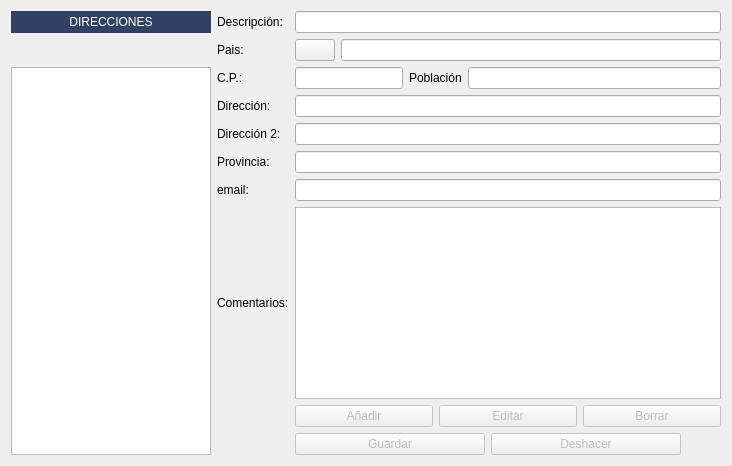
         <widget class="QWidget" name="tab_direcciones">
          <property name="styleSheet">
           <string notr="true"/>
          </property>
          <attribute name="title">
           <string>Direcciones alternativas</string>
          </attribute>
          <layout class="QGridLayout" name="gridLayout">
           <item row="3" column="1">
            <widget class="QLabel" name="label_27">
             <property name="text">
              <string>Dirección:</string>
             </property>
            </widget>
           </item>
           <item row="0" column="1">
            <widget class="QLabel" name="label_6">
             <property name="text">
              <string>Descripción:</string>
             </property>
            </widget>
           </item>
           <item row="0" column="0">
            <widget class="QLabel" name="label_7">
             <property name="maximumSize">
              <size>
               <width>16777215</width>
               <height>27</height>
              </size>
             </property>
             <property name="styleSheet">
              <string notr="true">background: #304163;
color: rgb(255,255,255);</string>
             </property>
             <property name="text">
              <string>DIRECCIONES</string>
             </property>
             <property name="alignment">
              <set>Qt::AlignmentFlag::AlignCenter</set>
             </property>
            </widget>
           </item>
           <item row="5" column="1">
            <widget class="QLabel" name="lblProvinciaAlternativa">
             <property name="text">
              <string>Provincia:</string>
             </property>
            </widget>
           </item>
           <item row="2" column="1">
            <widget class="QLabel" name="label_29">
             <property name="text">
              <string>C.P.:</string>
             </property>
            </widget>
           </item>
           <item row="4" column="1">
            <widget class="QLabel" name="label_28">
             <property name="text">
              <string>Dirección 2:</string>
             </property>
            </widget>
           </item>
           <item row="2" column="0" rowspan="8">
            <widget class="QListView" name="lista_direccionesAlternativas">
             <property name="maximumSize">
              <size>
               <width>200</width>
               <height>16777215</height>
              </size>
             </property>
             <property name="alternatingRowColors">
              <bool>true</bool>
             </property>
             <property name="selectionBehavior">
              <enum>QAbstractItemView::SelectionBehavior::SelectRows</enum>
             </property>
             <property name="viewMode">
              <enum>QListView::ViewMode::ListMode</enum>
             </property>
             <property name="modelColumn">
              <number>0</number>
             </property>
            </widget>
           </item>
           <item row="7" column="1">
            <widget class="QLabel" name="label_86">
             <property name="text">
              <string>Comentarios:</string>
             </property>
            </widget>
           </item>
           <item row="6" column="1">
            <widget class="QLabel" name="label_64">
             <property name="text">
              <string>email:</string>
             </property>
            </widget>
           </item>
           <item row="3" column="2" colspan="2">
            <widget class="QLineEdit" name="direccion_alternativa1"/>
           </item>
           <item row="4" column="2" colspan="2">
            <widget class="QLineEdit" name="direccion_alternativa2"/>
           </item>
           <item row="1" column="1">
            <widget class="QLabel" name="label_31">
             <property name="text">
              <string>Pais:</string>
             </property>
            </widget>
           </item>
           <item row="0" column="2" colspan="2">
            <widget class="QLineEdit" name="descripcion_direccion_alternativa"/>
           </item>
           <item row="2" column="2" colspan="2">
            <layout class="QHBoxLayout" name="horizontalLayout_13">
             <item>
              <widget class="QLineEdit" name="cp_alternativa">
               <property name="sizePolicy">
                <sizepolicy hsizetype="Fixed" vsizetype="Fixed">
                 <horstretch>0</horstretch>
                 <verstretch>0</verstretch>
                </sizepolicy>
               </property>
              </widget>
             </item>
             <item>
              <widget class="QLabel" name="label_66">
               <property name="text">
                <string>Población</string>
               </property>
              </widget>
             </item>
             <item>
              <widget class="QLineEdit" name="poblacion_alternativa"/>
             </item>
            </layout>
           </item>
           <item row="1" column="3">
            <widget class="QLineEdit" name="pais_alternativo"/>
           </item>
           <item row="1" column="2">
            <widget class="QPushButton" name="btnBuscarPaisAlternativo">
             <property name="maximumSize">
              <size>
               <width>40</width>
               <height>40</height>
              </size>
             </property>
             <property name="text">
              <string/>
             </property>
             <property name="icon">
              <iconset resource="designer.qrc">
               <normaloff>:/modules/images/find.png</normaloff>:/modules/images/find.png</iconset>
             </property>
             <property name="iconSize">
              <size>
               <width>32</width>
               <height>32</height>
              </size>
             </property>
            </widget>
           </item>
           <item row="5" column="2" colspan="2">
            <widget class="QLineEdit" name="provincia_alternativa"/>
           </item>
           <item row="6" column="2" colspan="2">
            <widget class="QLineEdit" name="email_alternativa"/>
           </item>
           <item row="7" column="2" colspan="2">
            <widget class="QTextEdit" name="comentarios_alternativa"/>
           </item>
           <item row="8" column="2" colspan="2">
            <layout class="QHBoxLayout" name="horizontalLayout_2">
             <item>
              <widget class="QPushButton" name="btnAnadirdireccion">
               <property name="enabled">
                <bool>false</bool>
               </property>
               <property name="toolTip">
                <string>Añadir nueva dirección alternativa</string>
               </property>
               <property name="text">
                <string>Añadir</string>
               </property>
               <property name="icon">
                <iconset>
                 <normaloff>:/PNG/Add.png</normaloff>:/PNG/Add.png</iconset>
               </property>
               <property name="iconSize">
                <size>
                 <width>16</width>
                 <height>16</height>
                </size>
               </property>
              </widget>
             </item>
             <item>
              <widget class="QPushButton" name="btnEditardireccionAlternativa">
               <property name="enabled">
                <bool>false</bool>
               </property>
               <property name="text">
                <string>Editar</string>
               </property>
               <property name="icon">
                <iconset>
                 <normaloff>:/PNG/Edit.png</normaloff>:/PNG/Edit.png</iconset>
               </property>
              </widget>
             </item>
             <item>
              <widget class="QPushButton" name="btnBorrardireccion">
               <property name="enabled">
                <bool>false</bool>
               </property>
               <property name="toolTip">
                <string>Borrar una dirección alternativa</string>
               </property>
               <property name="text">
                <string>Borrar</string>
               </property>
               <property name="icon">
                <iconset>
                 <normaloff>:/PNG/delete.png</normaloff>:/PNG/delete.png</iconset>
               </property>
               <property name="iconSize">
                <size>
                 <width>16</width>
                 <height>16</height>
                </size>
               </property>
              </widget>
             </item>
            </layout>
           </item>
           <item row="9" column="2" colspan="2">
            <layout class="QHBoxLayout" name="horizontalLayout_4">
             <item>
              <widget class="QPushButton" name="btnGuardardireccionAlternativa">
               <property name="enabled">
                <bool>false</bool>
               </property>
               <property name="minimumSize">
                <size>
                 <width>190</width>
                 <height>0</height>
                </size>
               </property>
               <property name="text">
                <string>Guardar</string>
               </property>
               <property name="icon">
                <iconset>
                 <normaloff>:/PNG/Save.png</normaloff>:/PNG/Save.png</iconset>
               </property>
              </widget>
             </item>
             <item>
              <widget class="QPushButton" name="btnDeshacerdireccionAlternativa">
               <property name="enabled">
                <bool>false</bool>
               </property>
               <property name="minimumSize">
                <size>
                 <width>190</width>
                 <height>0</height>
                </size>
               </property>
               <property name="text">
                <string>Deshacer</string>
               </property>
               <property name="icon">
                <iconset>
                 <normaloff>:/PNG/undo.png</normaloff>:/PNG/undo.png</iconset>
               </property>
              </widget>
             </item>
             <item>
              <spacer name="horizontalSpacer">
               <property name="orientation">
                <enum>Qt::Orientation::Horizontal</enum>
               </property>
               <property name="sizeHint" stdset="0">
                <size>
                 <width>40</width>
                 <height>20</height>
                </size>
               </property>
              </spacer>
             </item>
            </layout>
           </item>
          </layout>
         </widget>
